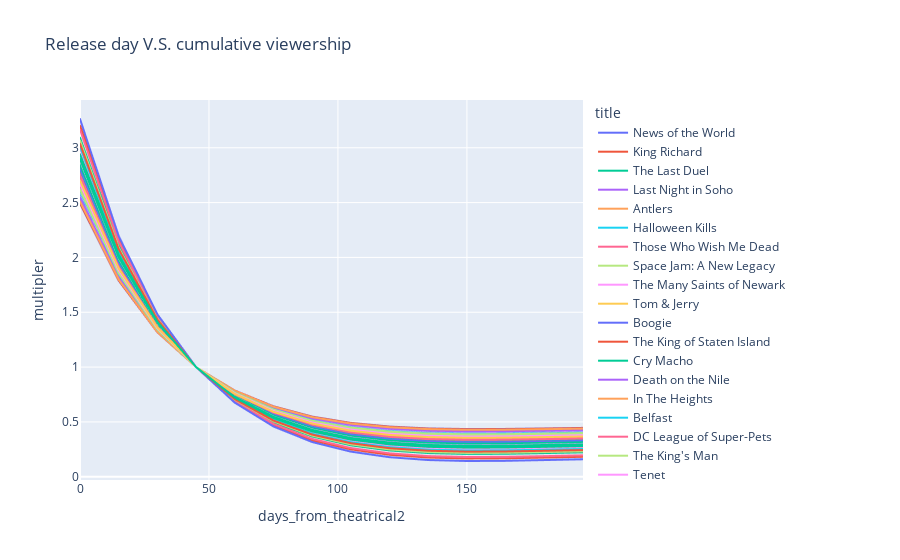

Here is the notebook cell this chart was saved with:
### Code cell
plot_df = scoring_data
fig = px.line(plot_df, x="days_from_theatrical2", y="multipler", color = 'title',
              title='Release day V.S. cumulative viewership')
fig.show()
